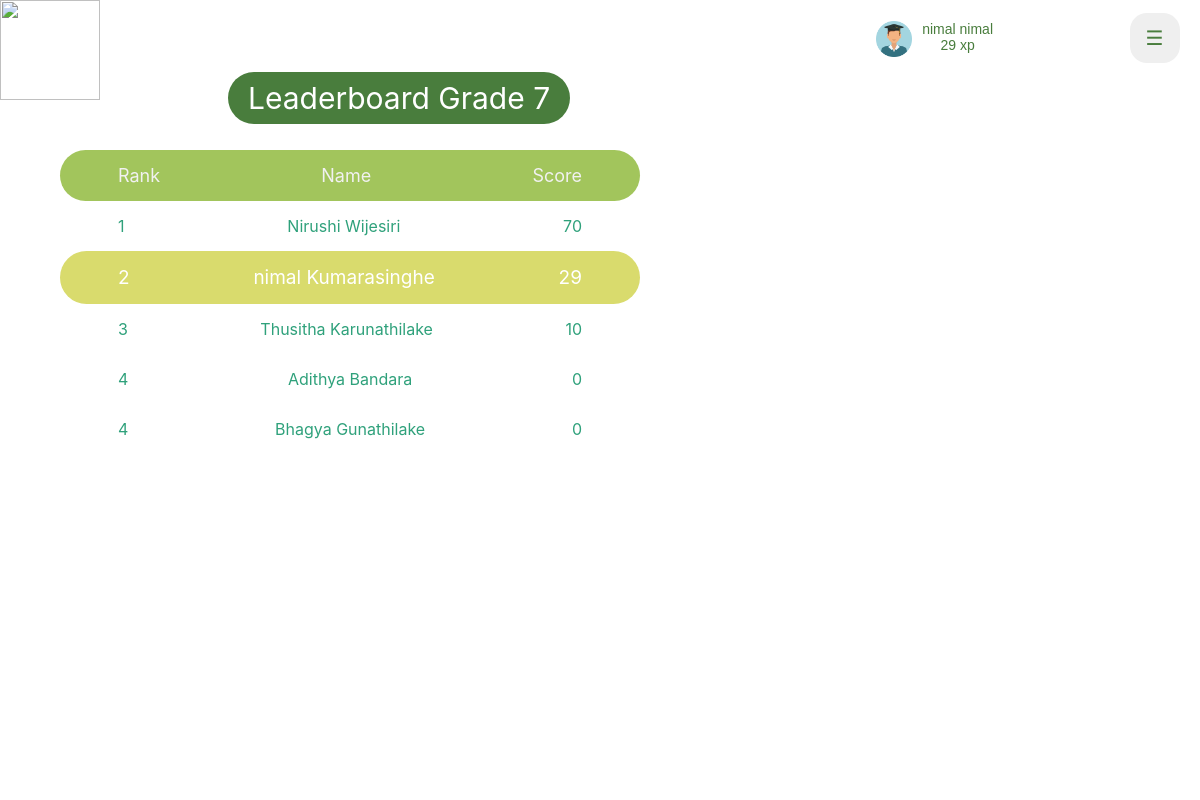
The page /htdocs/ISKOLE/Student/LeaderBoard/leaderboard.php (signed in) on the database its author committed.
### tables this page shows
CREATE TABLE `student` (
  `student_id` int(11) NOT NULL,
  `first_name` varchar(20) NOT NULL,
  `last_name` varchar(50) NOT NULL,
  `email` varchar(50) NOT NULL,
  `password` varchar(50) NOT NULL,
  `status` tinyint(1) NOT NULL,
  `grade` int(2) NOT NULL,
  `medium` varchar(10) NOT NULL,
  `xp` int(11) NOT NULL,
  `profile_pic` blob NOT NULL
);

### htdocs/ISKOLE/Student/LeaderBoard/leaderboard.php (the view, shortened to what this page needs)
<!DOCTYPE html>
<html lang="en">
<head>
	<link rel="stylesheet" href="leaderboard.css?v=<?php echo time();?>">
				</head>
				<body>
					<nav class="navigation-bar">
						<img class="logo" src="logo.PNG" width="100" height="100">
						<a><button class="openbtn" onclick="openNav()">&#9776;</button></a>
						<a href="../../Profile/StuProfile.php">            <button class="name-button">
              <img class="avatar" src="avatar.png">
              <div class="name-tag"><?php echo $_SESSION['fname']." ".$_SESSION['lname']; ?>
              <br>
              <?php
                if($_SESSION['type'] == 1)
                {
                   echo $_SESSION['xp']." xp";
                }
                else
                {
                }
              ?></div>
          </button></a>
					</nav>
<?php
$conn = mysqli_connect("localhost", "root", "", "iskole");
$grade=$_SESSION['grade'];
$result = mysqli_query($conn, "SELECT student_id,first_name,last_name,xp FROM student WHERE grade=$grade order by xp DESC");
while ($row = mysqli_fetch_array($result))
{
    $dataset[]=$row;
}
?>
<div class="label">Leaderboard Grade <?php echo $grade ?></div>
        <div class="outerL">
            <div class="innerL">
                <div class="headerL">
                    <li>
                        <div>Rank </div>
                        <div>Name </div>
                        <div>Score</div>
                    </li>
                </div>
                <div class="bodyL">
                    <?php
                    $count=1;
                    $rank=1;
                    $privious_xp=0;
                    foreach($dataset as  $datarow){
                        if($datarow['xp']!=$privious_xp){
                            $rank =$count;
                            $count= $count+1;
                        }else{
                            $count= $count+1;
                        }
                        if($_SESSION['stuid']==$datarow['student_id'])
                        {
                            echo "<li class='our-user'>
                                <div>".$rank."</div>
                                <div>".$datarow['first_name'].' '.$datarow['last_name']."</div>
                                <div>".$datarow['xp']."</div>
                             </li>";
                        }else
                        {
                            echo "<li>
                                    <div>".$rank."</div>
                                    <div>".$datarow['first_name'].' '.$datarow['last_name']."</div>
                                    <div>".$datarow['xp']."</div>
                                </li>";
                        }
                           $privious_xp=$datarow['xp'];
                    }
                    ?>
                </div>
            </div>
        </div>
</body>
</html>

### htdocs/ISKOLE/Student/LeaderBoard/leaderboard.css (style rules this page uses)
body { background:#c9cd55; margin:0; padding:0; background: url(leaderboard.JPG) no-repeat; background-size: cover; height: 100vh; }
.navigation-bar { width: 100%; height: 90px; background-color: rgba(0, 159, 174, 0.001); }
.navigation-bar > a { float: right; vertical-align: center; margin-right: 20px; height: 80px; line-height: 80px; overflow: hidden; }
.openbtn { width: 50px; height: 50px; border: none; border-radius: 17px; padding-right: 7px; color: #497d3d; font-size: 20px; transition-duration: 0.4s; }
.name-button { float: right; width: auto; height: 50px; border-radius: 30px; border-color: transparent; text-align: center; background-color: white; display: flex; padding: 5px 10px 5px 10px; margin-top: 14px; margin-right: 100px; cursor: pointer; }
.avatar { float: right; width: 36px; height: auto; }
.name-tag { width: auto; height: auto; border-radius:30px; border-color: transparent; font-size: 14px; color:#497d3d; font-family: 'Lucida Sans', 'Lucida Sans Regular', 'Lucida Grande', 'Lucida Sans Unicode', Geneva, Verdana, sans-serif; text-align: center; padding: 0 0 0 5px; margin-left: 5px; margin-right: 5px; margin-bottom: 5px; }
.label { padding: 8px 20px 8px 20px; width: auto; height:auto; background:#497d3d ; color: white; font-size: 30px; border-radius: 30px; position: absolute; top:9%; left:19%; text-align:center; font-family: -apple-system, BlinkMacSystemFont, 'Segoe UI', Roboto, Oxygen, Ubuntu, Cantarell, 'Open Sans', 'Helvetica Neue', sans-serif; }
.outerL { font-family: -apple-system, BlinkMacSystemFont, 'Segoe UI', Roboto, Oxygen, Ubuntu, Cantarell, 'Open Sans', 'Helvetica Neue', sans-serif; background-color: rgba(255, 255, 255, 0.541); padding:10px; box-sizing: border-box; position: absolute; margin-left: 50px; border-radius: 10px; width: 50%; height: 80%; overflow: auto; margin-top:50px; }
.innerL { display:block; }
.outerL li { display:flex; justify-content: space-between; padding:15px; padding-left:10%; padding-right:10%; }
.outerL .headerL { background-color:#a2c55c ; font-family: -apple-system, BlinkMacSystemFont, 'Segoe UI', Roboto, Oxygen, Ubuntu, Cantarell, 'Open Sans', 'Helvetica Neue', sans-serif; color: #f1f1f1; font-size: 18px; border-radius: 30px; }
.outerL .bodyL { background-color: rgba(255, 255, 255, 0.486); font-size: 16px; color: #2fa17b; }
.our-user { background-color: #d9db6d; color: white; border-radius: 30px; font-size: 19px; }

### rows shown on the page
student: rank "1", first_name "Nirushi", last_name "Wijesiri", xp "70"
student: rank "2", first_name "nimal", last_name "Kumarasinghe", xp "29"
student: rank "3", first_name "Thusitha", last_name "Karunathilake", xp "10"
student: rank "4", first_name "Adithya", last_name "Bandara", xp "0"
student: rank "4", first_name "Bhagya", last_name "Gunathilake", xp "0"

### other values the page prints
$_SESSION['fname'] "nimal"
$_SESSION['lname'] "nimal"
$_SESSION['xp'] "29"
$grade "7"
